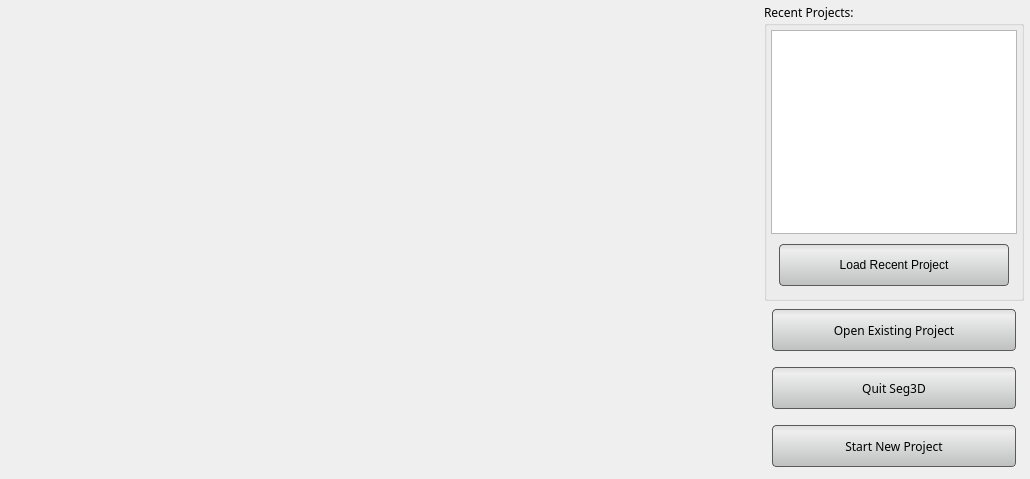
<?xml version="1.0" encoding="UTF-8"?>
<ui version="4.0">
 <class>AppSplash</class>
 <widget class="QDialog" name="AppSplash">
  <property name="windowModality">
   <enum>Qt::ApplicationModal</enum>
  </property>
  <property name="enabled">
   <bool>true</bool>
  </property>
  <property name="geometry">
   <rect>
    <x>0</x>
    <y>0</y>
    <width>1030</width>
    <height>479</height>
   </rect>
  </property>
  <property name="sizePolicy">
   <sizepolicy hsizetype="Fixed" vsizetype="Fixed">
    <horstretch>0</horstretch>
    <verstretch>0</verstretch>
   </sizepolicy>
  </property>
  <property name="minimumSize">
   <size>
    <width>1030</width>
    <height>479</height>
   </size>
  </property>
  <property name="maximumSize">
   <size>
    <width>1030</width>
    <height>479</height>
   </size>
  </property>
  <property name="font">
   <font>
    <family>Lucida Sans</family>
   </font>
  </property>
  <property name="windowTitle">
   <string/>
  </property>
  <property name="windowIcon">
   <iconset>
    <normaloff>../../Resources/Icons/Seg3DLarge.png</normaloff>../../Resources/Icons/Seg3DLarge.png</iconset>
  </property>
  <property name="styleSheet">
   <string notr="true">QDialog#Splash {
	background-color: qlineargradient(spread:pad, x1:0.5, y1:0, x2:0.5, y2:0.960227, stop:0 rgba(221, 221, 221, 255), stop:0.155779 rgba(228, 228, 228, 255), stop:1 rgba(202, 204, 204, 255));
}

QPushButton{
	background-color: qlineargradient(spread:pad, x1:0.5, y1:0, x2:0.5, y2:0.960227, stop:0 rgba(221, 221, 221, 255), stop:0.155779 rgba(238, 238, 238, 255), stop:1 rgba(192, 194, 194, 255));
	border-radius: 4px;
	border: 1px solid rgb(90, 90, 90);
	margin:4px;
}

QPushButton:pressed{
	background-color: qlineargradient(spread:pad, x1:0.5, y1:0, x2:0.5, y2:1, stop:0 rgba(150, 150, 150, 255), stop:0.753769 rgba(206, 206, 206, 255), stop:1 rgba(185, 185, 185, 255));
	border-radius: 4px;
	border: 1px solid rgb(90, 90, 90);
	margin:4px;
}
</string>
  </property>
  <property name="sizeGripEnabled">
   <bool>false</bool>
  </property>
  <property name="modal">
   <bool>true</bool>
  </property>
  <layout class="QHBoxLayout" name="horizontalLayout">
   <property name="spacing">
    <number>0</number>
   </property>
   <property name="leftMargin">
    <number>2</number>
   </property>
   <property name="topMargin">
    <number>3</number>
   </property>
   <property name="rightMargin">
    <number>2</number>
   </property>
   <property name="bottomMargin">
    <number>2</number>
   </property>
   <item>
    <widget class="QLabel" name="splash_image_">
     <property name="sizePolicy">
      <sizepolicy hsizetype="Fixed" vsizetype="Fixed">
       <horstretch>0</horstretch>
       <verstretch>0</verstretch>
      </sizepolicy>
     </property>
     <property name="minimumSize">
      <size>
       <width>758</width>
       <height>474</height>
      </size>
     </property>
     <property name="maximumSize">
      <size>
       <width>758</width>
       <height>474</height>
      </size>
     </property>
     <property name="text">
      <string/>
     </property>
     <property name="pixmap">
      <pixmap resource="../../Resources/QtResources.qrc">:/Images/Seg3DSplash.png</pixmap>
     </property>
    </widget>
   </item>
   <item>
    <widget class="QWidget" name="widget" native="true">
     <layout class="QVBoxLayout" name="verticalLayout_2">
      <property name="spacing">
       <number>0</number>
      </property>
      <property name="leftMargin">
       <number>4</number>
      </property>
      <property name="topMargin">
       <number>0</number>
      </property>
      <property name="rightMargin">
       <number>4</number>
      </property>
      <property name="bottomMargin">
       <number>2</number>
      </property>
      <item>
       <widget class="QGroupBox" name="groupBox">
        <property name="sizePolicy">
         <sizepolicy hsizetype="Preferred" vsizetype="MinimumExpanding">
          <horstretch>0</horstretch>
          <verstretch>0</verstretch>
         </sizepolicy>
        </property>
        <property name="title">
         <string>Recent Projects:</string>
        </property>
        <layout class="QVBoxLayout" name="verticalLayout">
         <property name="spacing">
          <number>2</number>
         </property>
         <property name="margin">
          <number>4</number>
         </property>
         <item>
          <widget class="QListWidget" name="recent_project_listwidget_">
           <property name="sizePolicy">
            <sizepolicy hsizetype="Expanding" vsizetype="Minimum">
             <horstretch>0</horstretch>
             <verstretch>0</verstretch>
            </sizepolicy>
           </property>
           <property name="focusPolicy">
            <enum>Qt::ClickFocus</enum>
           </property>
           <property name="editTriggers">
            <set>QAbstractItemView::NoEditTriggers</set>
           </property>
           <property name="alternatingRowColors">
            <bool>true</bool>
           </property>
          </widget>
         </item>
         <item>
          <widget class="QWidget" name="widget_2" native="true">
           <property name="sizePolicy">
            <sizepolicy hsizetype="Preferred" vsizetype="Fixed">
             <horstretch>0</horstretch>
             <verstretch>0</verstretch>
            </sizepolicy>
           </property>
           <property name="minimumSize">
            <size>
             <width>0</width>
             <height>51</height>
            </size>
           </property>
           <layout class="QHBoxLayout" name="horizontalLayout_2">
            <property name="spacing">
             <number>0</number>
            </property>
            <property name="margin">
             <number>4</number>
            </property>
            <item>
             <widget class="QPushButton" name="load_recent_button_">
              <property name="minimumSize">
               <size>
                <width>0</width>
                <height>50</height>
               </size>
              </property>
              <property name="maximumSize">
               <size>
                <width>16777215</width>
                <height>50</height>
               </size>
              </property>
              <property name="focusPolicy">
               <enum>Qt::NoFocus</enum>
              </property>
              <property name="text">
               <string>Load Recent Project</string>
              </property>
             </widget>
            </item>
           </layout>
          </widget>
         </item>
        </layout>
       </widget>
      </item>
      <item>
       <widget class="QWidget" name="widget_3" native="true">
        <property name="sizePolicy">
         <sizepolicy hsizetype="Preferred" vsizetype="Fixed">
          <horstretch>0</horstretch>
          <verstretch>0</verstretch>
         </sizepolicy>
        </property>
        <property name="minimumSize">
         <size>
          <width>0</width>
          <height>51</height>
         </size>
        </property>
        <layout class="QVBoxLayout" name="verticalLayout_3">
         <property name="spacing">
          <number>8</number>
         </property>
         <property name="margin">
          <number>4</number>
         </property>
         <item>
          <widget class="QPushButton" name="existing_project_button_">
           <property name="minimumSize">
            <size>
             <width>0</width>
             <height>50</height>
            </size>
           </property>
           <property name="maximumSize">
            <size>
             <width>16777215</width>
             <height>50</height>
            </size>
           </property>
           <property name="text">
            <string>Open Existing Project</string>
           </property>
          </widget>
         </item>
         <item>
          <widget class="QPushButton" name="quit_seg3d_button_">
           <property name="minimumSize">
            <size>
             <width>0</width>
             <height>50</height>
            </size>
           </property>
           <property name="text">
            <string>Quit Seg3D</string>
           </property>
          </widget>
         </item>
         <item>
          <widget class="QPushButton" name="new_project_button_">
           <property name="sizePolicy">
            <sizepolicy hsizetype="Minimum" vsizetype="Fixed">
             <horstretch>0</horstretch>
             <verstretch>0</verstretch>
            </sizepolicy>
           </property>
           <property name="minimumSize">
            <size>
             <width>0</width>
             <height>50</height>
            </size>
           </property>
           <property name="maximumSize">
            <size>
             <width>16777215</width>
             <height>50</height>
            </size>
           </property>
           <property name="text">
            <string>Start New Project</string>
           </property>
          </widget>
         </item>
        </layout>
       </widget>
      </item>
     </layout>
    </widget>
   </item>
  </layout>
 </widget>
 <resources>
  <include location="../../Resources/QtResources.qrc"/>
  <include location="../../Resources/QtResources.qrc"/>
 </resources>
 <connections/>
</ui>
